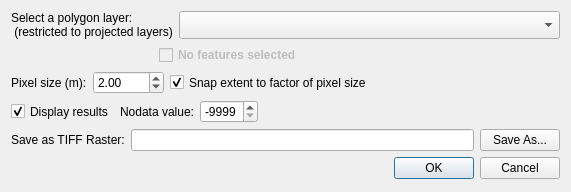
<?xml version="1.0" encoding="UTF-8"?>
<ui version="4.0">
 <class>DialogBlockGrid</class>
 <widget class="QDialog" name="DialogBlockGrid">
  <property name="geometry">
   <rect>
    <x>0</x>
    <y>0</y>
    <width>571</width>
    <height>192</height>
   </rect>
  </property>
  <property name="windowTitle">
   <string>Create block grid (Polygon to Raster)</string>
  </property>
  <layout class="QFormLayout" name="formLayout">
   <item row="1" column="0" colspan="2">
    <widget class="QDialogButtonBox" name="buttonBox">
     <property name="orientation">
      <enum>Qt::Horizontal</enum>
     </property>
     <property name="standardButtons">
      <set>QDialogButtonBox::Cancel|QDialogButtonBox::Ok</set>
     </property>
    </widget>
   </item>
   <item row="0" column="0" colspan="2">
    <layout class="QGridLayout" name="gridLayout">
     <item row="0" column="0">
      <layout class="QHBoxLayout" name="horizontalLayout">
       <item>
        <widget class="QLabel" name="lblTargetLayer">
         <property name="sizePolicy">
          <sizepolicy hsizetype="Fixed" vsizetype="Preferred">
           <horstretch>0</horstretch>
           <verstretch>0</verstretch>
          </sizepolicy>
         </property>
         <property name="minimumSize">
          <size>
           <width>0</width>
           <height>26</height>
          </size>
         </property>
         <property name="text">
          <string>Select a polygon layer:
 (restricted to projected layers)</string>
         </property>
         <property name="wordWrap">
          <bool>true</bool>
         </property>
        </widget>
       </item>
       <item>
        <widget class="QgsMapLayerComboBox" name="mcboTargetLayer">
         <property name="sizePolicy">
          <sizepolicy hsizetype="MinimumExpanding" vsizetype="Preferred">
           <horstretch>0</horstretch>
           <verstretch>0</verstretch>
          </sizepolicy>
         </property>
         <property name="filters">
          <set>QgsMapLayerProxyModel::PolygonLayer</set>
         </property>
        </widget>
       </item>
      </layout>
     </item>
     <item row="1" column="0">
      <layout class="QHBoxLayout" name="horizontalLayout_3">
       <item>
        <spacer name="horizontalSpacer">
         <property name="orientation">
          <enum>Qt::Horizontal</enum>
         </property>
         <property name="sizeType">
          <enum>QSizePolicy::Fixed</enum>
         </property>
         <property name="sizeHint" stdset="0">
          <size>
           <width>148</width>
           <height>20</height>
          </size>
         </property>
        </spacer>
       </item>
       <item>
        <widget class="QCheckBox" name="chkUseSelected">
         <property name="enabled">
          <bool>false</bool>
         </property>
         <property name="sizePolicy">
          <sizepolicy hsizetype="Fixed" vsizetype="Preferred">
           <horstretch>0</horstretch>
           <verstretch>0</verstretch>
          </sizepolicy>
         </property>
         <property name="font">
          <font>
           <weight>75</weight>
           <bold>true</bold>
          </font>
         </property>
         <property name="text">
          <string>No features selected</string>
         </property>
        </widget>
       </item>
       <item>
        <spacer name="horizontalSpacer_2">
         <property name="orientation">
          <enum>Qt::Horizontal</enum>
         </property>
         <property name="sizeHint" stdset="0">
          <size>
           <width>298</width>
           <height>20</height>
          </size>
         </property>
        </spacer>
       </item>
      </layout>
     </item>
     <item row="2" column="0">
      <layout class="QHBoxLayout" name="horizontalLayout_4">
       <item>
        <widget class="QLabel" name="lblPixelSize">
         <property name="sizePolicy">
          <sizepolicy hsizetype="Fixed" vsizetype="Preferred">
           <horstretch>0</horstretch>
           <verstretch>0</verstretch>
          </sizepolicy>
         </property>
         <property name="text">
          <string>Pixel size (m):</string>
         </property>
        </widget>
       </item>
       <item>
        <widget class="QDoubleSpinBox" name="dsbPixelSize">
         <property name="sizePolicy">
          <sizepolicy hsizetype="Fixed" vsizetype="Preferred">
           <horstretch>0</horstretch>
           <verstretch>0</verstretch>
          </sizepolicy>
         </property>
         <property name="maximum">
          <double>6000.000000000000000</double>
         </property>
         <property name="singleStep">
          <double>0.500000000000000</double>
         </property>
         <property name="value">
          <double>2.000000000000000</double>
         </property>
        </widget>
       </item>
       <item>
        <widget class="QCheckBox" name="chkSnapExtent">
         <property name="sizePolicy">
          <sizepolicy hsizetype="Fixed" vsizetype="Preferred">
           <horstretch>0</horstretch>
           <verstretch>0</verstretch>
          </sizepolicy>
         </property>
         <property name="text">
          <string>Snap extent to factor of pixel size</string>
         </property>
         <property name="checked">
          <bool>true</bool>
         </property>
        </widget>
       </item>
       <item>
        <spacer name="horizontalSpacer_4">
         <property name="orientation">
          <enum>Qt::Horizontal</enum>
         </property>
         <property name="sizeHint" stdset="0">
          <size>
           <width>258</width>
           <height>20</height>
          </size>
         </property>
        </spacer>
       </item>
      </layout>
     </item>
     <item row="3" column="0">
      <layout class="QHBoxLayout" name="horizontalLayout_5">
       <item>
        <widget class="QCheckBox" name="chkDisplayResults">
         <property name="sizePolicy">
          <sizepolicy hsizetype="Fixed" vsizetype="Preferred">
           <horstretch>0</horstretch>
           <verstretch>0</verstretch>
          </sizepolicy>
         </property>
         <property name="text">
          <string>Display results</string>
         </property>
         <property name="checked">
          <bool>true</bool>
         </property>
        </widget>
       </item>
       <item>
        <widget class="QLabel" name="lblNoDataVal">
         <property name="sizePolicy">
          <sizepolicy hsizetype="Fixed" vsizetype="Preferred">
           <horstretch>0</horstretch>
           <verstretch>0</verstretch>
          </sizepolicy>
         </property>
         <property name="text">
          <string>Nodata value:</string>
         </property>
        </widget>
       </item>
       <item>
        <widget class="QSpinBox" name="spnNoDataVal">
         <property name="sizePolicy">
          <sizepolicy hsizetype="Fixed" vsizetype="Preferred">
           <horstretch>0</horstretch>
           <verstretch>0</verstretch>
          </sizepolicy>
         </property>
         <property name="minimum">
          <number>-9999</number>
         </property>
         <property name="maximum">
          <number>9999</number>
         </property>
         <property name="value">
          <number>-9999</number>
         </property>
        </widget>
       </item>
       <item>
        <spacer name="horizontalSpacer_3">
         <property name="orientation">
          <enum>Qt::Horizontal</enum>
         </property>
         <property name="sizeHint" stdset="0">
          <size>
           <width>218</width>
           <height>20</height>
          </size>
         </property>
        </spacer>
       </item>
      </layout>
     </item>
     <item row="4" column="0">
      <layout class="QHBoxLayout" name="horizontalLayout_2">
       <item>
        <widget class="QLabel" name="lblOutputFile">
         <property name="sizePolicy">
          <sizepolicy hsizetype="Fixed" vsizetype="Preferred">
           <horstretch>0</horstretch>
           <verstretch>0</verstretch>
          </sizepolicy>
         </property>
         <property name="text">
          <string>Save as TIFF Raster:</string>
         </property>
        </widget>
       </item>
       <item>
        <widget class="QLineEdit" name="lneSaveRasterFile">
         <property name="sizePolicy">
          <sizepolicy hsizetype="MinimumExpanding" vsizetype="Preferred">
           <horstretch>0</horstretch>
           <verstretch>0</verstretch>
          </sizepolicy>
         </property>
        </widget>
       </item>
       <item>
        <widget class="QPushButton" name="cmdSaveRasterFile">
         <property name="sizePolicy">
          <sizepolicy hsizetype="Fixed" vsizetype="Preferred">
           <horstretch>0</horstretch>
           <verstretch>0</verstretch>
          </sizepolicy>
         </property>
         <property name="text">
          <string>Save As...</string>
         </property>
        </widget>
       </item>
      </layout>
     </item>
    </layout>
   </item>
  </layout>
 </widget>
 <customwidgets>
  <customwidget>
   <class>QgsMapLayerComboBox</class>
   <extends>QComboBox</extends>
   <header>qgsmaplayercombobox.h</header>
  </customwidget>
 </customwidgets>
 <resources/>
 <connections>
  <connection>
   <sender>buttonBox</sender>
   <signal>accepted()</signal>
   <receiver>DialogBlockGrid</receiver>
   <slot>accept()</slot>
   <hints>
    <hint type="sourcelabel">
     <x>248</x>
     <y>254</y>
    </hint>
    <hint type="destinationlabel">
     <x>157</x>
     <y>274</y>
    </hint>
   </hints>
  </connection>
  <connection>
   <sender>buttonBox</sender>
   <signal>rejected()</signal>
   <receiver>DialogBlockGrid</receiver>
   <slot>reject()</slot>
   <hints>
    <hint type="sourcelabel">
     <x>316</x>
     <y>260</y>
    </hint>
    <hint type="destinationlabel">
     <x>286</x>
     <y>274</y>
    </hint>
   </hints>
  </connection>
 </connections>
</ui>
